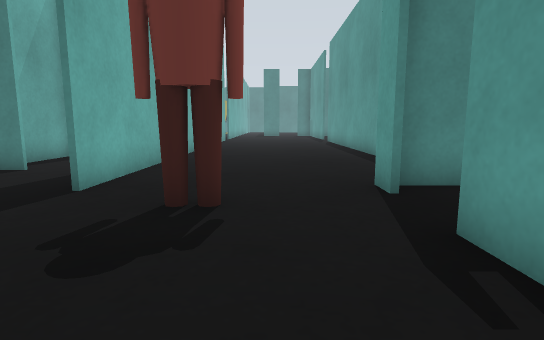
[1] (above)

18 first-person views from a walk through a robot-simulator world made for Gazebo. The camera is 0.5 m above the floor, tilts 8° down and sees 80° across. The lines on the ground mark 1 m squares. The floor is counted in squares, 0.5 m on a side. Each view is taken from the middle of a square. On the plan, view 1 faces up. The plan holds only what a view shows up to about 12 squares ahead; the rest is blank. The place goes on beyond the plan. Simple shapes stand in for some stock models.

[2]
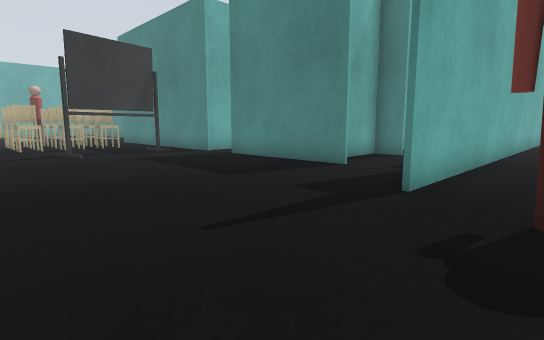

[3]
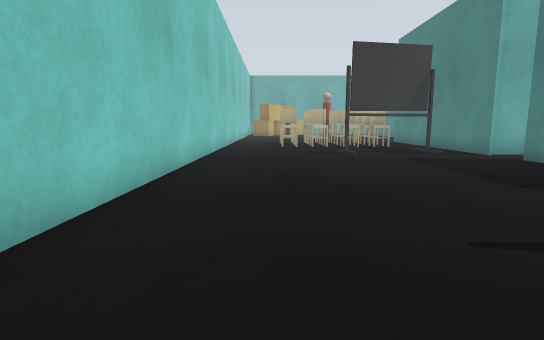

[4]
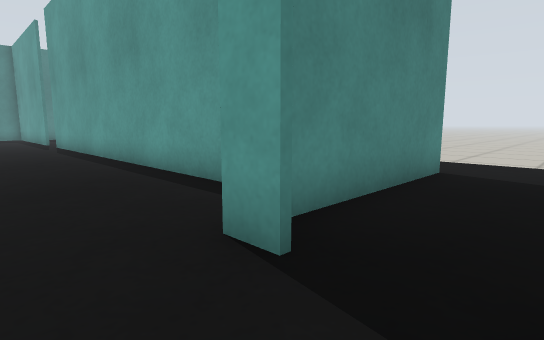

[5]
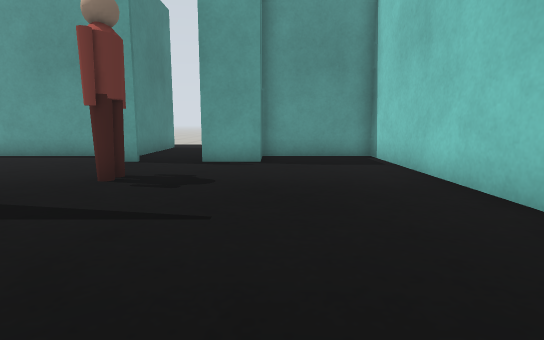

[6]
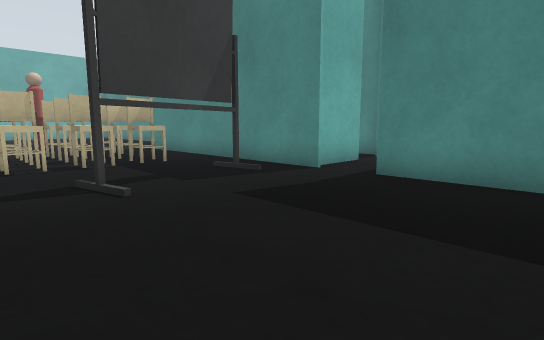

[7]
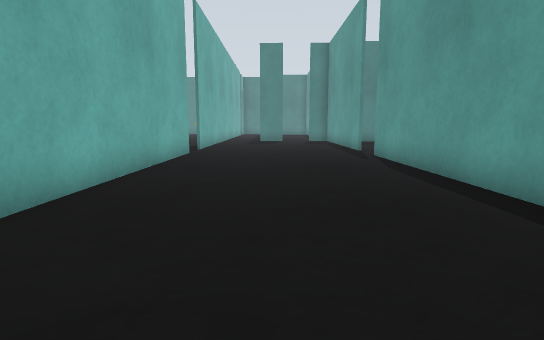

[8]
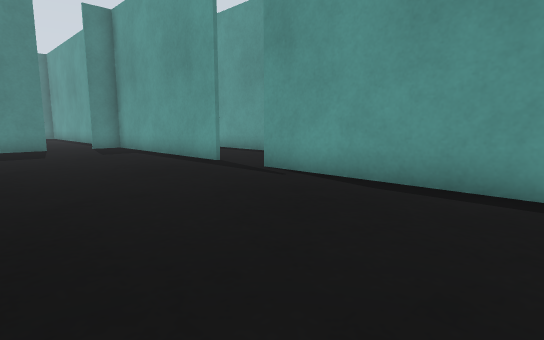

[9]
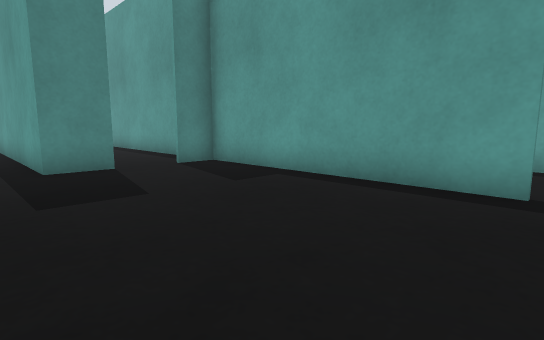

[10]
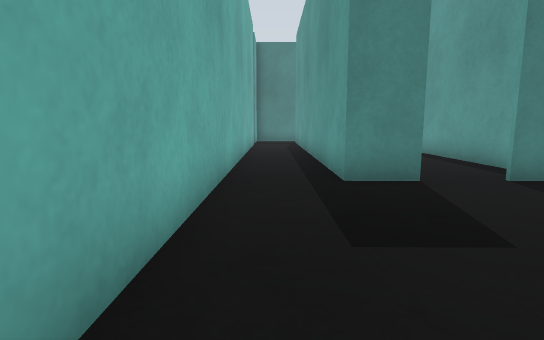

[11]
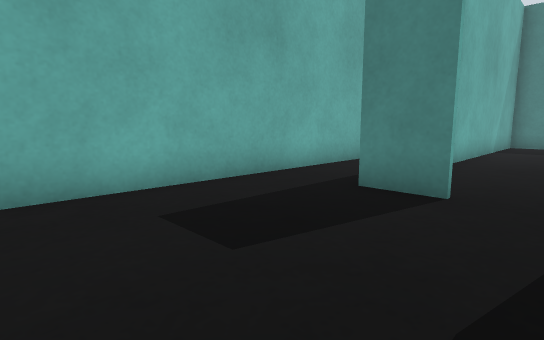

[12]
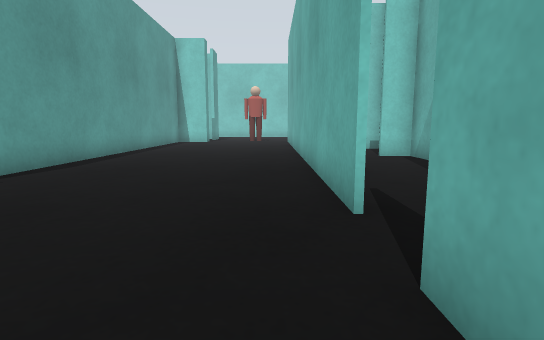

[13]
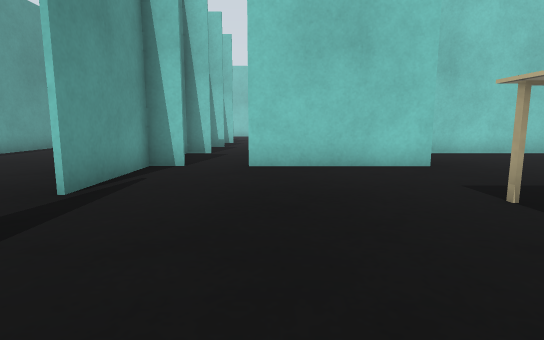

[14]
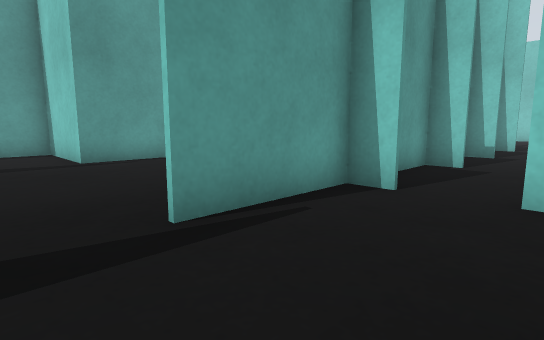

[15]
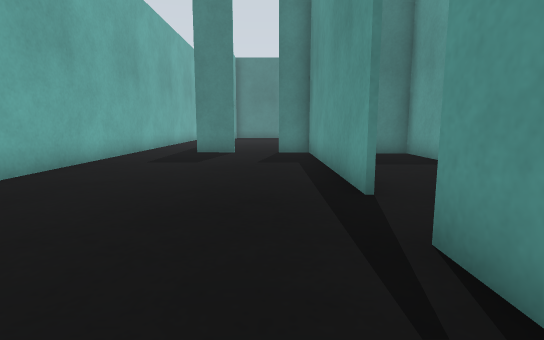

[16]
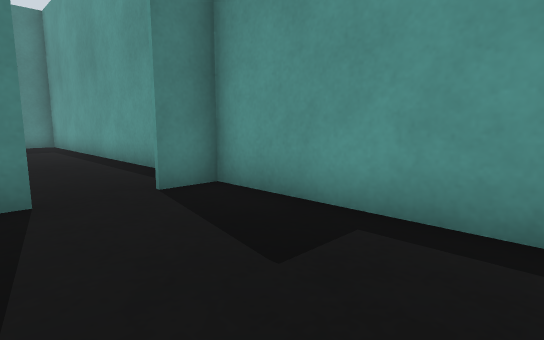

[17]
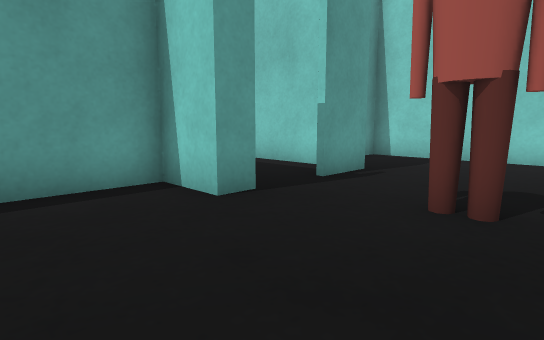

[18]
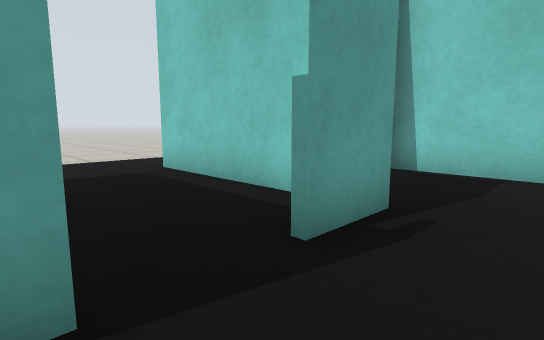

### Floor plan
Key: @ floor where view 1 was taken; # wall or solid block; x gap in a wall; . floor; = window, fence, low wall or low ledge; P person; T thing the floor can be seen under or through.
Columns run from 20 left of view 1 to 6 right of it. Each row starts with its distance up from view 1.
 38                    #.  #
 37                    #...#
 36                    #...#
 35                  #.#...#
 34                  #.#...#
 33                  #.#...#
 32                  #.#...#
 31                  #.#...#
 30                  #.# ..#
 29                  #.##..#
 28                  #.....#  #
 27                  #.....# ..
 26                  #.....# ..
 25               .  #.....# ..
 24              ... #.....#...
 23             .....#.....#...
 22             ...........#...
 21            =...............
 20          ........#......###
 19          ........#.....##
 18         .........#.....#
 17        ...#####.x#.....#
 16       ....x   #..#.....#
 15       ....    #..#.....#
 14     #####.    ####.....#
 13                  #.....#
 12                  #.....#
 11        ##        #.....#
 10         .        #.....#
  9         #.       #.....#
  8         #.       #.....#
  7   #######.########.....#
  6  ................#.....#
  5  =====.T.........#....#####
  4 ..====.TT.........PPP......
  3 .=====..T..................
  2 .=====................#....
  1       ................#####
  0        .............@..#
 -1        ................#
 -2        #################

Positions as (right, up) in squares from view 1, and headings:
1: (0, 0), facing up
2: (-1, 0), facing up-left
3: (-1, 0), facing left
4: (0, 3), facing up-right
5: (-7, 1), facing right
6: (-7, 1), facing up-left
7: (0, 9), facing up
8: (-2, 14), facing up-right
9: (-2, 21), facing up-right
10: (-2, 23), facing up
11: (2, 24), facing up-left
12: (-2, 24), facing down
13: (-6, 25), facing down
14: (-6, 22), facing down-right
15: (2, 17), facing up
16: (0, 24), facing up-right
17: (-2, 8), facing down-right
18: (0, 5), facing down-right
